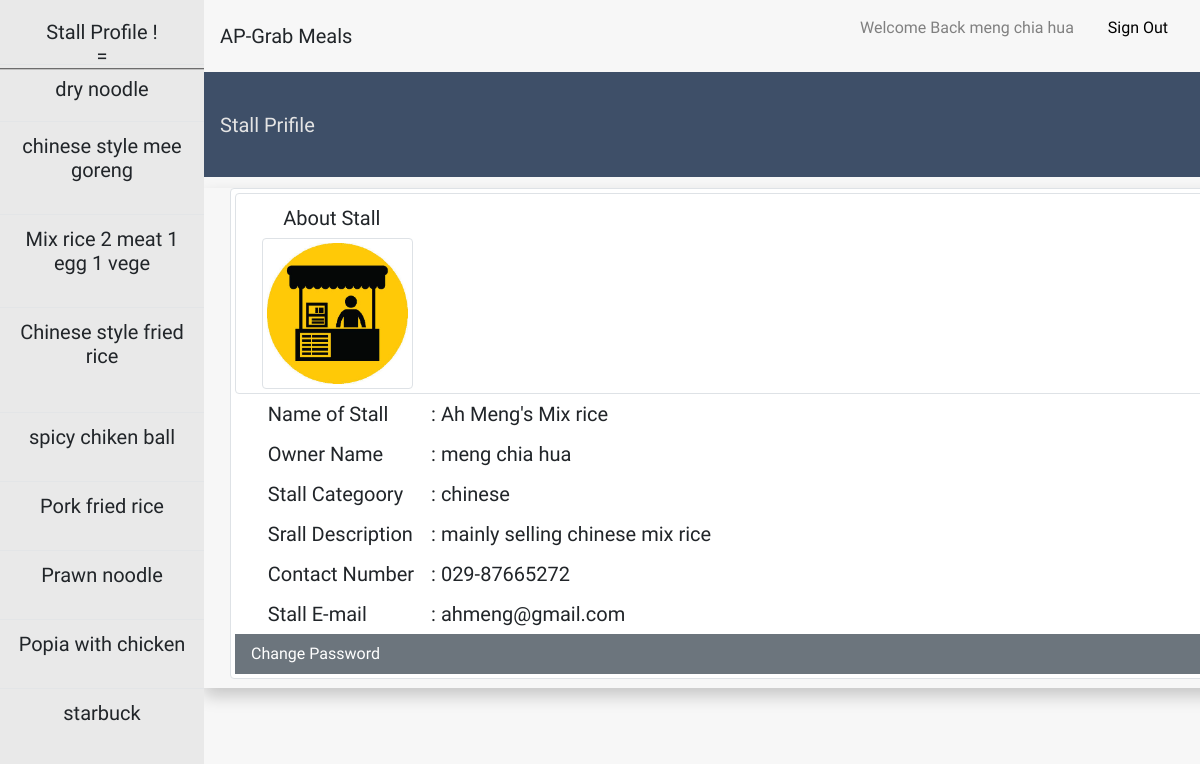
The app's page /Stall_Department/profile.php (signed in) with its own data.
### tables this page shows
CREATE TABLE IF NOT EXISTS `food` (
  `Food_ID` varchar(255) NOT NULL,
  `Stall_ID` int(11) NOT NULL,
  `Food_Name` varchar(255) NOT NULL,
  `Food_Category` varchar(255) NOT NULL,
  `Unit_Price` varchar(255) NOT NULL,
  `Food_Description` varchar(255) NOT NULL,
  `Food_File` varchar(255) NOT NULL,
  `Food_Status` varchar(255) NOT NULL,
  PRIMARY KEY (`Food_ID`)
);

CREATE TABLE IF NOT EXISTS `stall` (
  `Stall_ID` int(11) NOT NULL AUTO_INCREMENT,
  `Stall_Username` varchar(255) NOT NULL,
  `Stall_Password` varchar(255) NOT NULL,
  `Stall_Owner` varchar(255) NOT NULL,
  `Stall_Name` varchar(255) NOT NULL,
  `Stall_Category` varchar(255) NOT NULL,
  `Stall_Description` varchar(255) NOT NULL,
  `Stall_Contact` varchar(255) NOT NULL,
  `Stall_Email` varchar(255) NOT NULL,
  PRIMARY KEY (`Stall_ID`)
);

### Stall_Department/profile.php (the view, shortened to what this page needs)
<?php session_start();
include("base.php")
?>
<?php
$stallid = mysqli_real_escape_string($con, $_SESSION['login_stallid']);
$stall_check = "SELECT * FROM stall WHERE Stall_ID = '$stallid' ";
$sql = mysqli_query($con, $stall_check);
while($result = mysqli_fetch_array($sql))
{	$owner = $result['Stall_Owner'];
   	$name = $result['Stall_Name'];
   	$category = $result['Stall_Category'];
   	$description = $result['Stall_Description'];
   	$contact = $result['Stall_Contact'];
   	$email = $result['Stall_Email'];
	}
 ?>
<div class="wholep">
	<nav class="navbar navbar-light ayoyolaoshi">
		<div>
			<a class="navbar-brand">Stall Prifile</a>
		</div>
	</nav>
	<div class="container heihei">
		<div class="img-thumbnail heithumb">
			<div class="profile img-thumbnail heiboy">
				<div class="idkwor"><a class="navbar-brand">About Stall</a></div>
				<img class="img-thumbnail tiredla" src="images/stall1.jpg" alt="Stall">
			</div>
		<?php
			echo "<div class='worfot'>";
			echo "<div class='thumbthumb'><a class='navbar-brand'>Name of Stall</a></div><div style='width:82%;float:left;position:relative'><a class='navbar-brand'>:  ".$name."</a></div><br>";
			echo "<div class='thumbthumb'><a class='navbar-brand'>Owner Name</a></div><div style='width:82%;float:left;position:relative'><a class='navbar-brand'>:  ".$owner."</a></div><br>";
			echo "<div class='thumbthumb'><a class='navbar-brand'>Stall Categoory</a></div><div style='width:82%;float:left;position:relative'><a class='navbar-brand'>:  ".$category."</a></div><br>";
			echo "<div class='thumbthumb'><a class='navbar-brand'>Srall Description</a></div><div style='width:82%;float:left;position:relative'><a class='navbar-brand'>:  ".$description."</a></div><br><br><br>";
			echo "<div class='thumbthumb'><a class='navbar-brand'>Contact Number</a></div><div style='width:82%;float:left;position:relative'><a class='navbar-brand'>:  ".$contact."</a></div><br>";
			echo "<div class='thumbthumb'><a class='navbar-brand'>Stall E-mail</a></div><div style='width:82%;float:left;position:relative'><a class='navbar-brand'>:  ".$email."</a></div>";
			echo "</div>";
		?>
			<a class="navbar btn-secondary cancel" href="changepass.php">Change Password</a>
		</div>
	</div>
</div>

### Stall_Department/base.php (shortened to what this page needs)
<!DOCTYPE html>
<html>
<head>
<link rel="stylesheet" type="text/css" href="home.css"/>
<link rel="stylesheet" type="text/css" href="manage.css"/>
<link rel="stylesheet" type="text/css" href="profile.css"/>
<link rel="stylesheet" type="text/css" href="changepass.css"/>
<link rel="stylesheet" type="text/css" href="edit.css"/>
<link rel="stylesheet" type="text/css" href="prepare.css"/>
<link rel="stylesheet" href="https://stackpath.bootstrapcdn.com/bootstrap/4.3.1/css/bootstrap.min.css">
</head>
<body>
  <?php
include("conn.php");
?>
<div class="maxmaxmax">
<form>
<div class="sidebar">
	<center>
		<h4>
            <?php
            $url = $_SERVER["REQUEST_URI"];
            $pos = strrpos($url, "home.php");
            $pos1 = strrpos($url, "prepare.php");
            $pos2 = strrpos($url, "manage.php");
            $pos3 = strrpos($url, "profile.php");
            $pos4 = strrpos($url, "edit.php");
              if($pos != false){
                echo "<div class='paddddd'><h5>This is Home Page !<br>=</h5></div>";
                echo "<div class='paddd'>";
                echo "<div class='babachiban'>";
    				    echo "<a class='btn active' href='home.php'>Home</a>";
                echo "<a class='btn wolala' href='prepare.php'>Prepare List</a>";
    				    echo "<a class='btn wolala' href='manage.php'>Manage Item</a>";
    				    echo "<a class='btn wolala' href='profile.php'>Stall Profile</a>";
                echo "</div>";
              }elseif($pos3 != false){
                echo "<div class='paddddd'><h5>Stall Profile !<br>=</h5></div>";
                echo "<div class='paddd'>";
              }
              $id = mysqli_real_escape_string($con, $_SESSION['login_stallid']);
              $sql = "SELECT * FROM food WHERE Stall_ID = '$id'";
              $result = mysqli_query($con, $sql);
              while($food = mysqli_fetch_array($result)){
                if(($food['Stall_ID']) === ($_SESSION['login_stallid'])){
                  $name = $food['Food_Name'];
                  echo "<table class='table gglela'>";
                  echo "<tbody>";
                  echo "<tr>";
                  echo "<td>";
                  echo "<h7 class='havnomen'>".$name."</h7>";
                  echo "</td>";
                  echo "</tr>";
                  echo "</tbody>";
                  echo "</table>";
          }
        }
              ?>
  			</div>
		</h4>
	</center>
</div>
</form>
	<div class="nacnac">
		<nav class="navbar">
			<a class="navbar-brand">AP-Grab Meals</a>
      <p class="navbar idkhtd">Welcome Back  <?php echo $_SESSION["login_stall"];?><a href="home.php?logout='1'" class="cancel cancellogout">Sign Out</a></p>
		</nav>
	</div>
</div>
</body>
</html>

### Stall_Department/home.css (style rules this page uses)
html,body { background-color: #f7f7f7; font-family: 'Open Sans Condensed', sans-serif; }
body { font-family: 'Open Sans Condensed', sans-serif; }
.container { box-shadow: 0px 8px 16px 0px rgba(0,0,0,0.2)!important; width:1200px!important; }
.sidebar { width:17%; background-color: #e9e9e9; height: 100%; overflow:auto; position:fixed; }
.maxmaxmax { max-width:100%; max-height:100%; }
.paddddd { padding-top:20px; outline-style:groove ; outline-width:2px; outline-color:#c1c1c1; }
.nacnac { float:right; width:83%; display:block; }
.idkhtd { width:340px; color:grey; }
.ayoyolaoshi { height:105px; background-color:#3e4f68!important; color:#e4e4e4; }
.gglela { transition: .5s ease; opacity: 1; margin-top:20px; left: 50%; width:100%; transform: translate(0%, -50%); -ms-transform: translate(-50%, -50%); text-align: center; font-size:20px; font-family: 'Indie Flower', cursive; }
.havnomen { -webkit-touch-callout: none; -webkit-user-select: none; -khtml-user-select: none; -moz-user-select: none; -ms-user-select: none; user-select: none; }

### Stall_Department/profile.css (style rules this page uses)
.wholep { float:right; width:83%; height:705px; overflow:hidden; }
.profile { padding:20px; }
.thumbthumb { margin-left:3%; width:15%; float:left; position:relative; }
.heihei { height:500px; }
.heithumb { height:99%; width:99%; margin:1%; }
.heiboy { width:100%; height:40%; }
.idkwor { margin-left:4%; height:20%; }
.tiredla { width:14%; height:70%; margin-left:2%; }
.worfot { width:100%; height:100%; }

### Stall_Department/changepass.css (style rules this page uses)
.cancel { color:black; }

### Stall_Department/edit.css (style rules this page uses)
.cancel { color:black; }

### Stall_Department/base.php (style rules this page uses)
body { font-family: 'ZCOOL XiaoWei', serif; }

### records on screen
food: Food_Name "dry noodle"
food: Food_Name "chinese style mee goreng"
food: Food_Name "Mix rice 2 meat 1 egg 1 vege"
food: Food_Name "Chinese style fried rice"
food: Food_Name "spicy chiken ball"
food: Food_Name "Pork fried rice"
food: Food_Name "Prawn noodle"
food: Food_Name "Popia with chicken"
food: Food_Name "starbuck"
stall: Stall_Name "Ah Meng's Mix rice", Stall_Owner "meng chia hua", Stall_Category "chinese", Stall_Description "mainly selling chinese mix rice", Stall_Contact "029-87665272", Stall_Email "ahmeng@gmail.com"

### other values on screen
$_SESSION["login_stall"] "meng chia hua"
